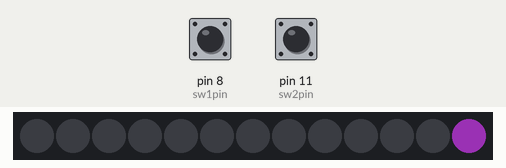
Bench run of a sketch on a simulated Arduino Pro Mini, built with avr-gcc and run on an emulated ATmega328P. Parts: 13 RGB LEDs in strip order, left to right. The test bench sets the inputs (shaded band); at power-on: pin 8 (sw1pin) HIGH, pin 11 (sw2pin) HIGH. Dim RGB values are drawn brighter than linear; random numbers use the default seed unless the sketch sets one.

Above: at 1.2 s.
1.3 s: pin 8 (sw1pin) pulled LOW for 1 s
At 2.38 s:
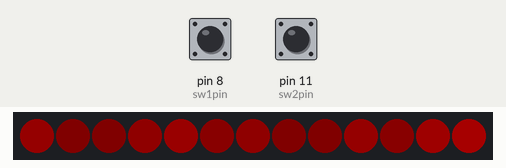
2.9 s: pin 11 (sw2pin) pulled LOW for 3.2 s
At 4.1 s:
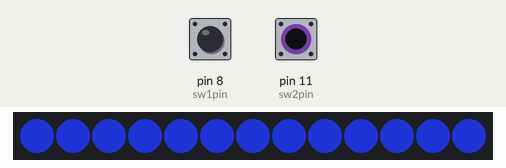
6.7 s: pin 8 (sw1pin) pulled LOW for 0.15 s
At 7.27 s:
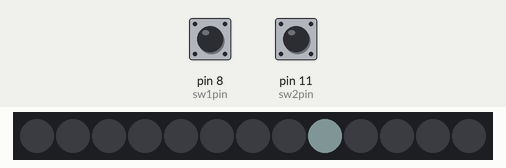
7.4 s: pin 11 (sw2pin) pulled LOW for 0.15 s
At 7.57 s:
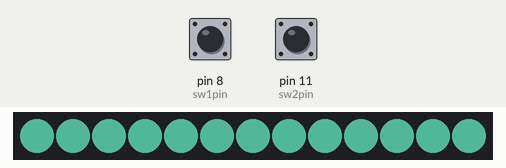
8.1 s: pin 11 (sw2pin) pulled LOW for 1 s
At 9.55 s:
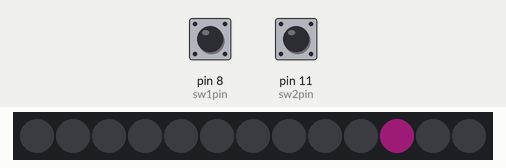
9.7 s: pin 8 (sw1pin) pulled LOW for 0.15 s
At 10.3 s:
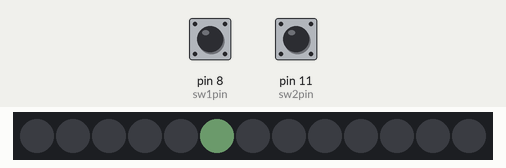
Timing chart, 0 to 12.7 s (numbered marks = the images above; inputs shaded):
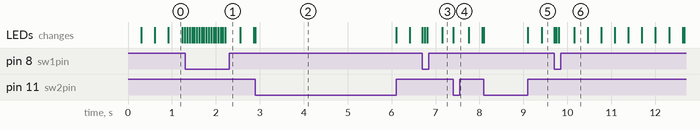

The sketch:

sketch.ino
```cpp
// (licence header left out)
#include <Adafruit_NeoPixel.h>

// Pin definitions
#define		pixpin 2
#define		sw1pin 8
#define		sw2pin 11

// Global constants
#define		numpx 13
#define		maxbr 255
#define		minbr 0
#define		mincolorint 150
#define		mrand true

// Global variables
int			cmode, pmode = 0;
int			curbr = maxbr;
int			r, g, b;
int			wspix = 0;
int			inclen;
int			cpix;
int			finterval;
int			gdiv[numpx];

bool		incdir = true;
bool		twincr = true;
bool		twpause = true;

// Color schemes
enum		color {
				rnd, off, white,
				warmwhite, red, green,
				blue, yellow, orange
			};

// Timers
unsigned long	timer;

Adafruit_NeoPixel strip = Adafruit_NeoPixel(numpx, pixpin, NEO_GRB + NEO_KHZ800);

int getmode() {

	int mode = 0;

	bool sw1 = digitalRead(sw1pin);
	bool sw2 = digitalRead(sw2pin);

	if(!sw1 && !sw2) mode = 1;
	else if(sw1 && !sw2) mode = 2;
	else if(!sw1 && sw2) mode = 3;
	else if(sw1 && sw2) mode = 4;

	return mode;
}

// TODO: Convert to switch
void setcol(int color) {

	if(color == rnd) {
		r = random(1,255);
		g = random(1,255);
		b = random(1,255);

		if((r + g + b) < mincolorint) setcol(rnd);
	}
	else if(color == white) { r = 255; g = 255; b = 255; }
	else if(color == warmwhite) { r = 255; g = 147; b = 41; }
	else if(color == red) { r = 255; g = 0; b = 0; }
	else if(color == green) { r = 0; g = 255; b = 0; }
	else if(color == blue) { r = 0; g = 0; b = 255; }
	else if(color == yellow) { r = 255; g = 255; b = 0; }
	else if(color == orange) { r = 255; g = 128; b = 0; }
	else { r = 0; g = 0; b = 0; }
}

void setall(int color, int brightness) {

	if(cmode != pmode) {
		setcol(color);
		for(int a = 0; a < numpx; a++) strip.setPixelColor(a, r, g, b);
		strip.setBrightness(brightness);
		strip.show();
		pmode = cmode;
	}
}

// Default: (col), 4, 300
void worm(int color, int len, int interval) {

	if(cmode != pmode) setcol(color); pmode = cmode;

	if(millis() > timer + interval) {

		for(int a = 0; a < numpx; a++) strip.setPixelColor(a, 0, 0, 0);

		for(int b = wspix; b < wspix + len; b++) {
			if(b >= numpx) strip.setPixelColor(b - numpx, r, g, b);
			else strip.setPixelColor(b, r, g, b);
		}

		strip.setBrightness(maxbr);
		strip.show();

		if(++wspix >= numpx) wspix = 0;
		timer = millis();
	}
}

// Default: (col), 60, 130
void flame(int color, int minint, int maxint) {

	if(cmode != pmode) {
		setcol(color);
		pmode = cmode;
		finterval = random(minint, maxint);
	}

	if(millis() > timer + finterval) {
		for(int a = 0; a < numpx; a++) strip.setPixelColor(a, r, g, b);
		strip.setBrightness(random(minbr, maxbr));
		strip.show();
		finterval = random(minint, maxint);
		timer = millis();
	}
}

// Default: (col), 200
void increase(int color, int interval) {

	if(cmode != pmode) {
		setcol(color);
		curbr = maxbr;
		inclen = 1;
		pmode = cmode;
	}

	if(millis() > timer + interval && incdir) {
		for(int a = 0; a < numpx; a++) strip.setPixelColor(a, 0, 0, 0);
		for(int a = 0; a < inclen; a++) strip.setPixelColor(a, r, g, b);

		if(++inclen >= numpx) {
			inclen = 1;
			incdir = !incdir;
		}

		strip.setBrightness(curbr);
		strip.show();
		timer = millis();
	}

	if(millis() > timer + interval && !incdir) {
		for(int a = 0; a < numpx; a++) strip.setPixelColor(a, r, g, b);
		for(int a = 0; a < inclen; a++) strip.setPixelColor(a, 0, 0, 0);

		if(++inclen >= numpx) {
			inclen = 1;
			incdir = !incdir;
			if(color == rnd && mrand) setcol(color);
		}

		strip.setBrightness(curbr);
		strip.show();
		timer = millis();
	}
}

// Default: (col), 10, 100
void twinkle(int color, int interval, int pinterval) {

	if(cmode != pmode) {
		setcol(color);
		cpix = random(0, numpx);
		curbr = minbr;
		for(int a = 0; a < numpx; a++) strip.setPixelColor(a, 0, 0, 0);
		strip.setBrightness(curbr);
		strip.show();
		pmode = cmode;
	}

	if(millis() > timer + interval && twincr && !twpause) {
		strip.setPixelColor(cpix, r, g, b);
		strip.setBrightness(++curbr);
		strip.show();

		if(curbr >= maxbr) twpause = true;
		timer = millis();
	}

	if(millis() > timer + pinterval && twincr && twpause) {
		twpause = false;
		twincr = false;
		timer = millis();
	}

	if(millis() > timer + interval && !twincr && !twpause) {
		strip.setPixelColor(cpix, r, g, b);
		strip.setBrightness(--curbr);
		strip.show();

		if(curbr <= minbr) twpause = true;
		timer = millis();
	}

	if(millis() > timer + pinterval && !twincr && twpause) {
		twpause = false;
		twincr = true;
		cpix = random(0, numpx);
		if(color == rnd && mrand) setcol(color);
		timer = millis();
	}
}

// Default: (col), 50, 2, 2, 50
void glow(int color, int interval, int change, int mindiv, int maxdiv) {

	if(millis() > timer + interval) {

		if(cmode != pmode) {
			setcol(color);
			pmode = cmode;
		}

		for(int a = 0; a < numpx; a++) {

			bool incr = random(2);
			bool dochng = random(2);

			if(incr && dochng) {
				gdiv[a] = gdiv[a] + change;
				if(gdiv[a] > maxdiv) gdiv[a] = maxdiv;
			}

			else if(!incr && dochng) {
				gdiv[a] = gdiv[a] - change;
				if(gdiv[a] < mindiv) gdiv[a] = mindiv;
			}

			strip.setPixelColor(a,
			(r * gdiv[a]) / 100,
			(g * gdiv[a]) / 100,
			(b * gdiv[a]) / 100);
		}

		strip.setBrightness(maxbr);
		strip.show();
		timer = millis();
	}
}

void setup() {

	randomSeed(analogRead(A0));

	strip.begin();
	strip.show();

	pinMode(pixpin, OUTPUT);
	pinMode(sw1pin, INPUT_PULLUP);
	pinMode(sw2pin, INPUT_PULLUP);
}

void loop() {

	cmode = getmode();

	if(cmode == 1) setall(warmwhite, 255);
	if(cmode == 2) setall(rnd, 150);
	if(cmode == 3) glow(red, 50, 2, 2, 50);
	if(cmode == 4) twinkle(rnd, 10, 100);
}
```
